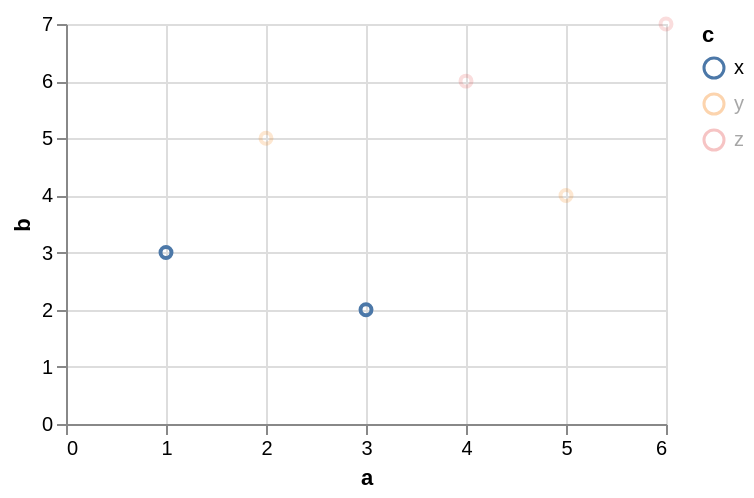

Vega-Lite specification for this chart:
### Vega-Lite specification from a JSON file in a GitHub repository (floating-point values rounded to 4 significant figures)
{"$schema": "https://vega.github.io/schema/vega-lite/v6.json", "data": {"values": [{"a": 1, "b": 3, "c": "x", "d": "2020-01-01"}, {"a": 2, "b": 5, "c": "y", "d": "2020-03-01"}, {"a": 3, "b": 2, "c": "x", "d": "2020-06-01"}, {"a": 4, "b": 6, "c": "z", "d": "2020-09-01"}, {"a": 5, "b": 4, "c": "y", "d": "2021-01-01"}, {"a": 6, "b": 7, "c": "z", "d": "2021-04-01"}]}, "width": 300, "height": 200, "params": [{"name": "pick", "select": {"type": "point", "fields": ["c"]}, "bind": "legend", "value": [{"c": "x"}]}], "mark": "point", "encoding": {"x": {"field": "a", "type": "quantitative"}, "y": {"field": "b", "type": "quantitative"}, "color": {"field": "c", "type": "nominal"}, "opacity": {"condition": {"param": "pick", "value": 1}, "value": 0.2}}}
